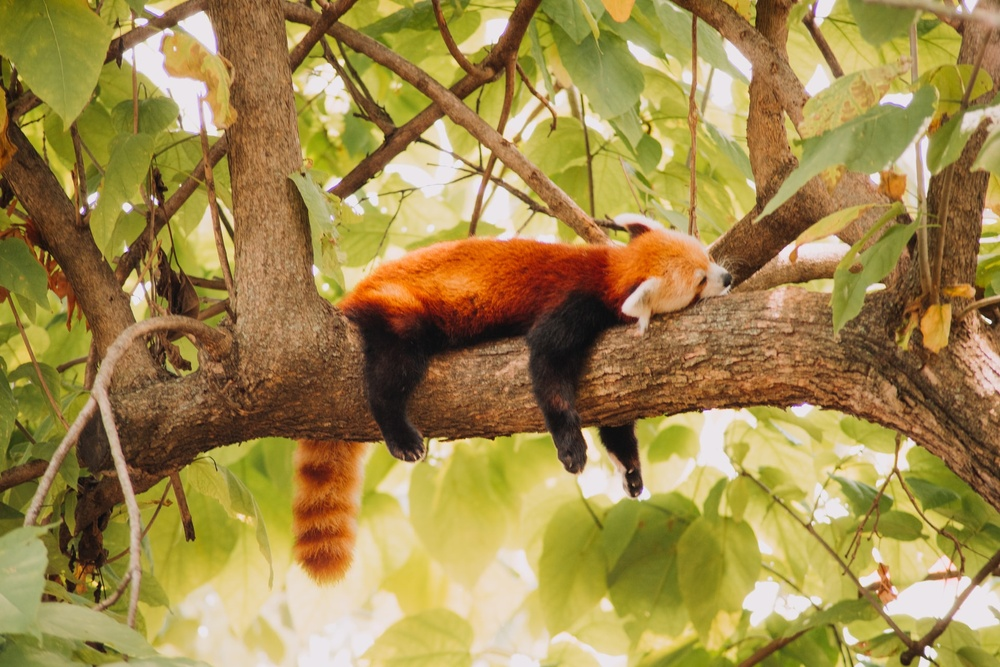
#> input picture image.jpg, 1000 x 667 px, shrunk from 1920 x 1280 before the run
$ python pillow5_colors.py
#> lines starting #> are read from the running program, lines starting #| are printed output that depends on the picture
from PIL import Image
from numpy import array

# import image
image = Image.open('image.jpg')
#> image is the input picture: PIL image 1000x667 RGB; mean R, G, B 160.9, 137.7, 76.5

#################################
# ANALYSING PICTURE INFORMATION #
#################################

#numpy section
print(array(image))
#> (printed output is left out)
print(array(image.getchannel('R')))
#> (printed output is left out)

# colors only
# image.getpixel((x, y))
print(image.getpixel((0, 0)))
#| (100, 99, 7)
print(image.getcolors(maxcolors=image.size[0]*image.size[1])) # max color argument = 255 -> if image has more colors it returns none
#> (printed output is left out)

# gettig picture information
print(image.mode)
print(image.getbands())
print(image.info)

# channels
red_channel = image.getchannel('R')
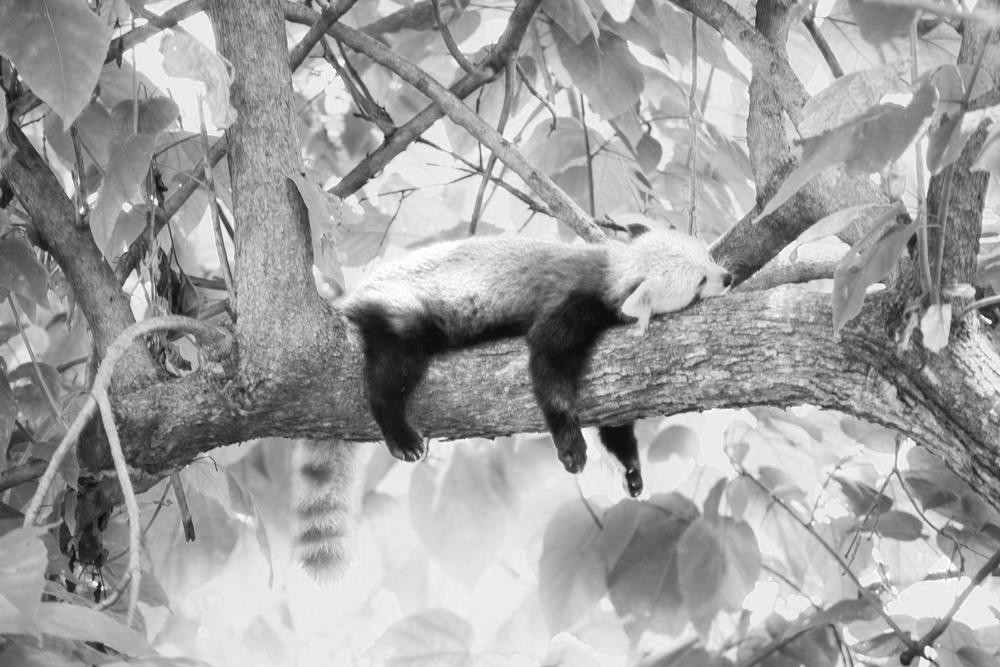
#> red_channel: PIL image 1000x667 L; min 9, max 255, mean 160.9
red_channel.show()

######################
# COLOR CONVERSTIONS #
######################

# 1 bit grayscale image
image_grayscale_1bit = image.convert('1')
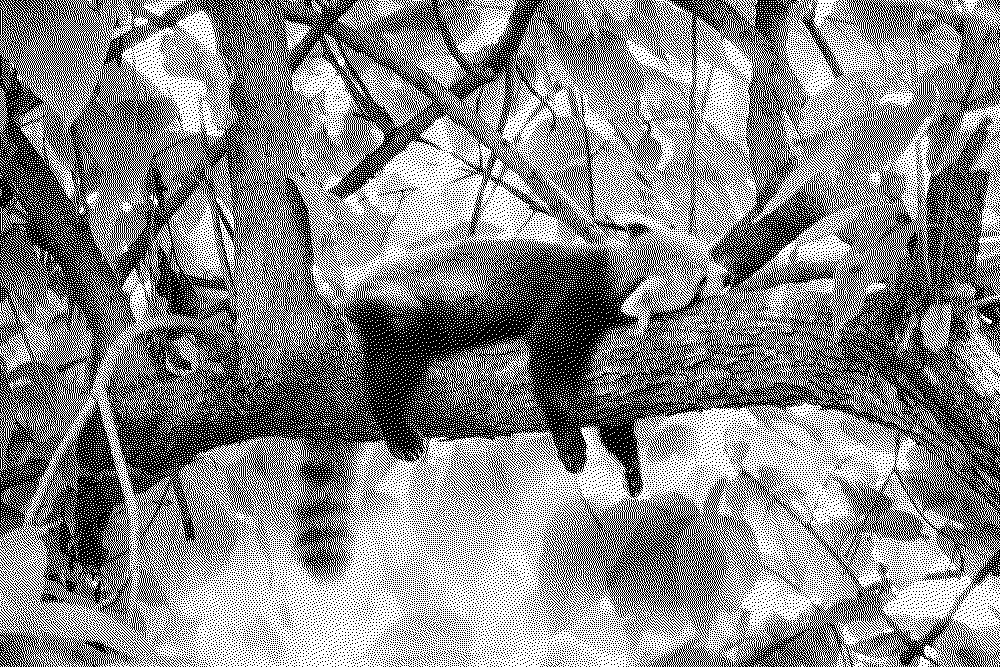
#> image_grayscale_1bit: PIL image 1000x667 1; 53.8% white; black in thin lines or dots
print(array(image_grayscale_1bit))
print(image_grayscale_1bit.getbands())
image_grayscale_1bit.show()


# 8 bit grayscale image
image_grayscale_l = image.convert('L')
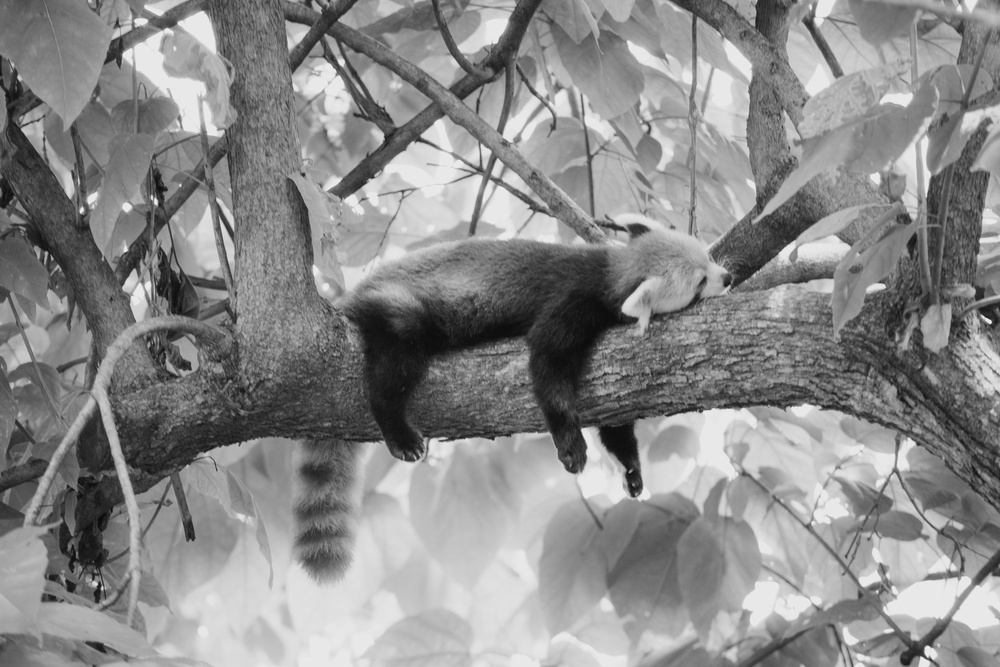
#> image_grayscale_l: PIL image 1000x667 L; min 10, max 244, mean 137.7
print(array(image_grayscale_l))
print(image_grayscale_l.getbands())
image_grayscale_l.show()


# Palette
palette = image.convert('P') # 256 colors only
print(array(palette)) # not colors! refrence to a color in a palette
print(palette.getpalette())
# palette.show()

# palette of 16 color
palette_16 = image.convert('P', palette = Image.Palette.ADAPTIVE, colors = 16)
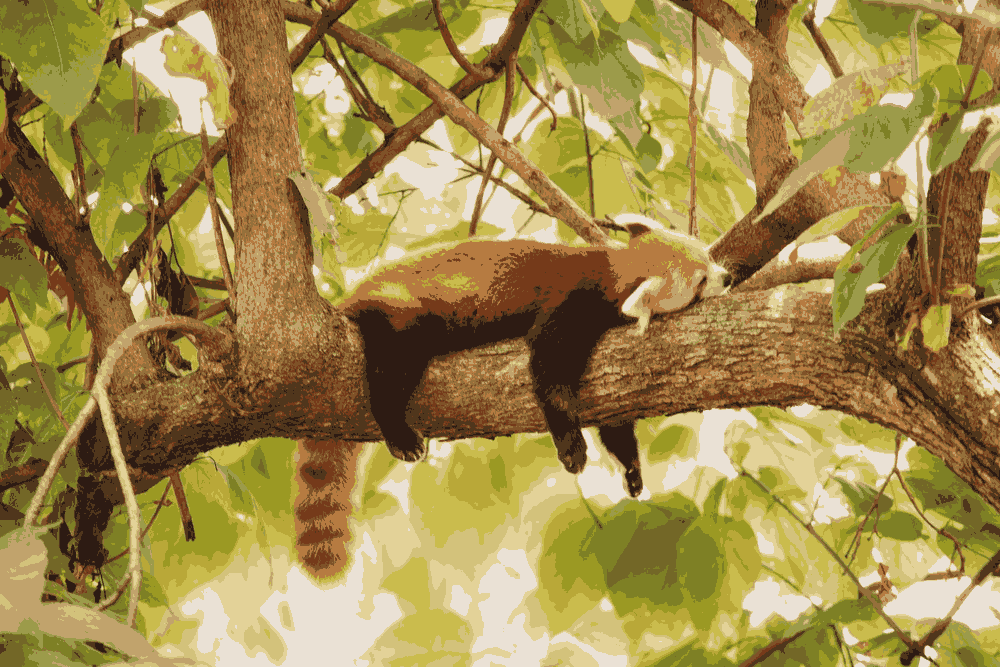
#> palette_16: PIL image 1000x667 P; mean R, G, B 160.8, 138.4, 75.8
# update the color palette
new_palette = [x // 2 for x in palette_16.getpalette()]
#> new_palette = 48 values, max 117 at index 0, min 9 at index 47, mean 60.12
palette_16.putpalette(new_palette)
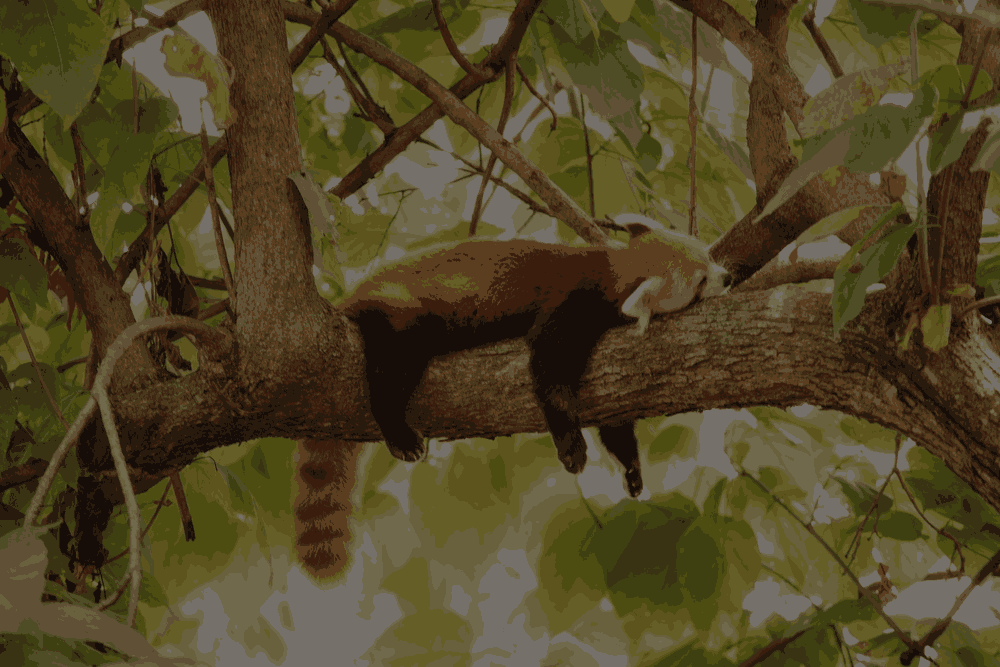
#> palette_16: PIL image 1000x667 P; mean R, G, B 80.1, 69, 37.6
palette_16.show()


############################
# CHANGE INDIVIDUAL PIXELS #
############################

# image.putpixel(pos, color)
image.putpixel((100, 200), (255, 0, 0))

for x in range(image.size[0]):
    for y in range(image.size[1]):
        if image.getpixel((x,y))[0] > 200:
            image.putpixel((x,y), (0, 0, 0))
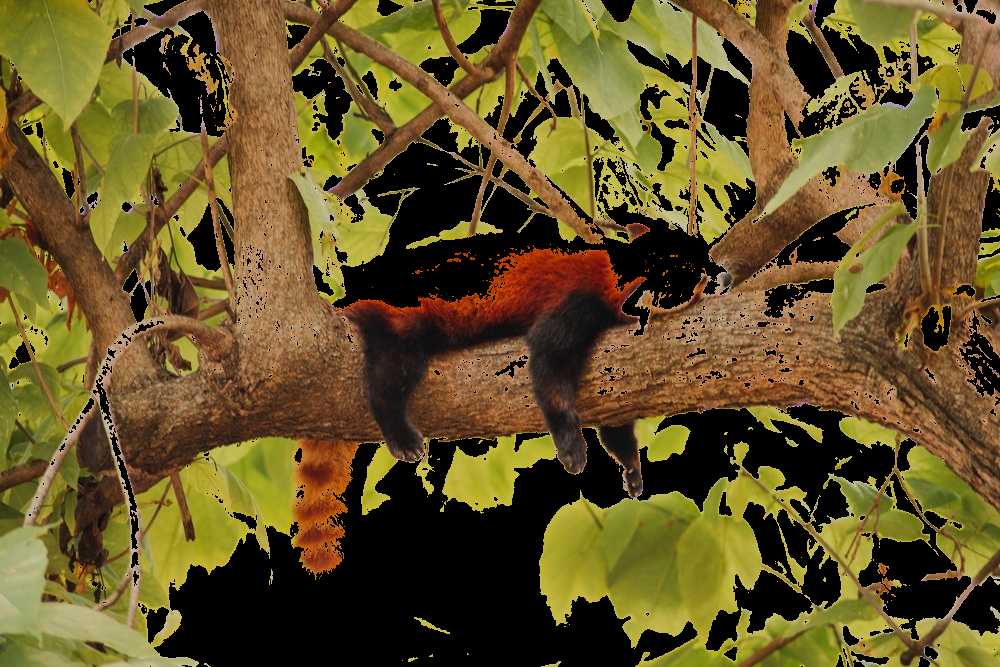
#> image: PIL image 1000x667 RGB; mean R, G, B 100.1, 83.5, 37.5


image.show()

$ run again, with owl.jpg copied over image.jpg
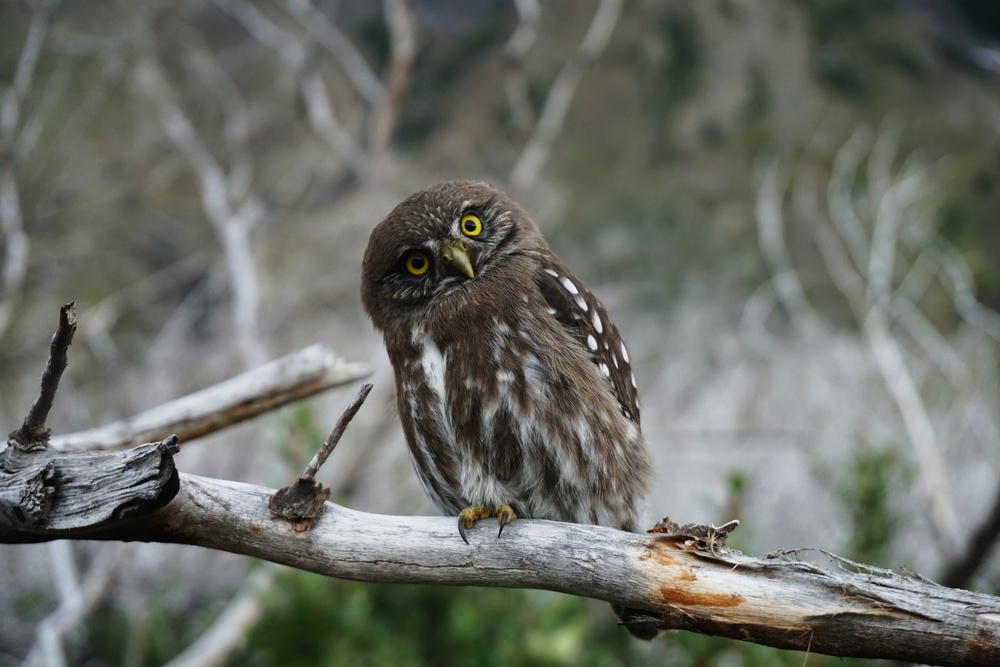
#> input picture owl.jpg, 1000 x 667 px, shrunk from 1920 x 1280 before the run
#> image is the input picture: PIL image 1000x667 RGB; mean R, G, B 106.4, 109.2, 102
#> (printed output is left out)
#> (printed output is left out)
#| (55, 60, 54)
#> (printed output is left out)
#> `image_grayscale_1bit = image.convert('1')`:
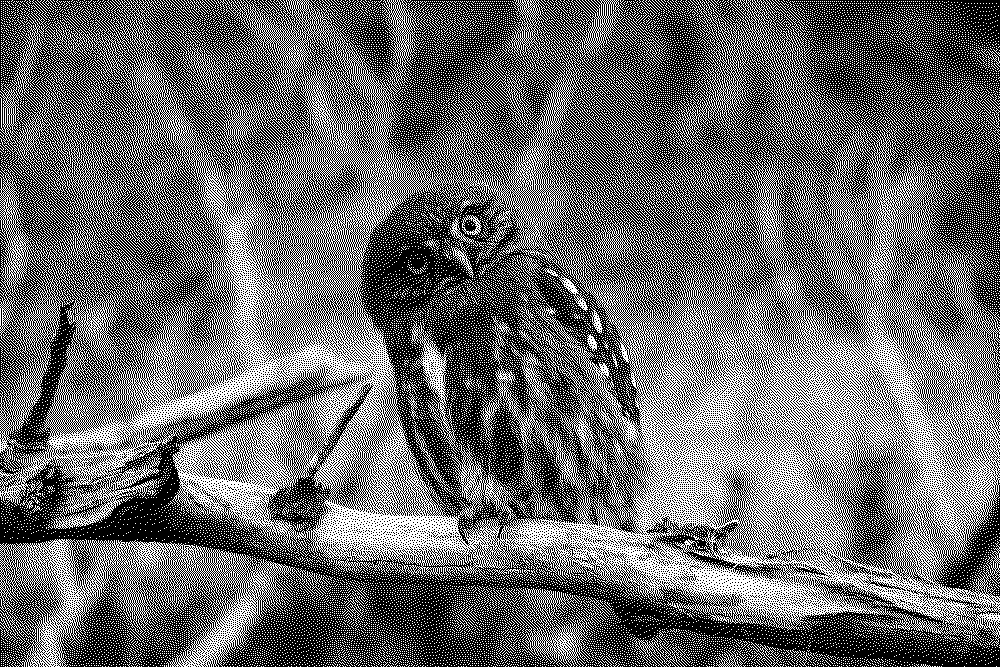
#> image_grayscale_1bit: PIL image 1000x667 1; 41.9% white in thin lines or dots
#> new_palette = 48 values, max 99 at index 2, min 9 at index 47, mean 52.17
#> after the loop `for x in range(image.size[0]):`:
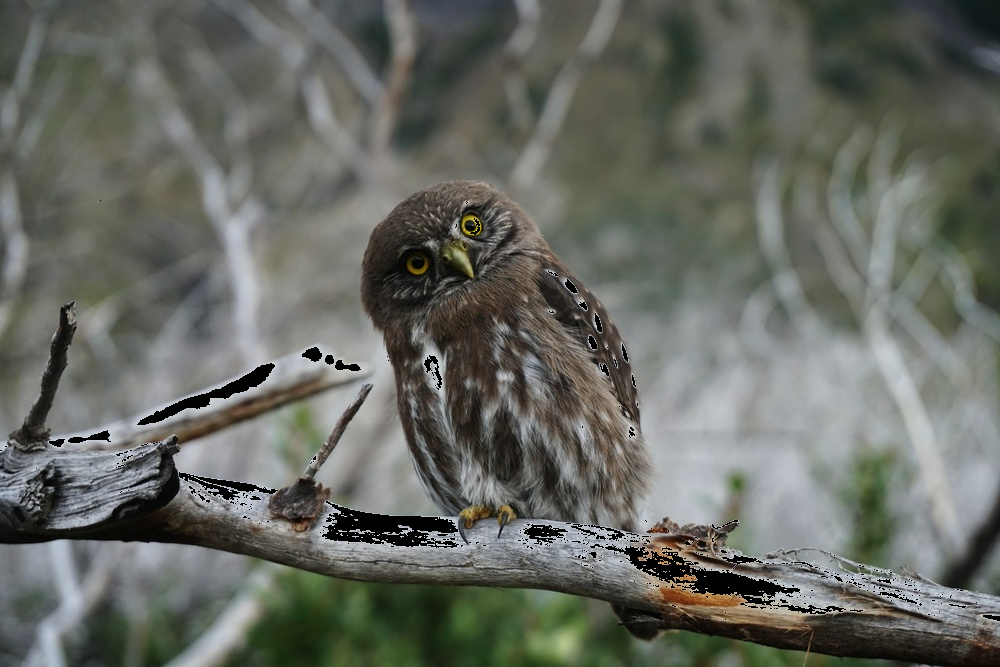
#> image: PIL image 1000x667 RGB; mean R, G, B 102.4, 105.3, 98
